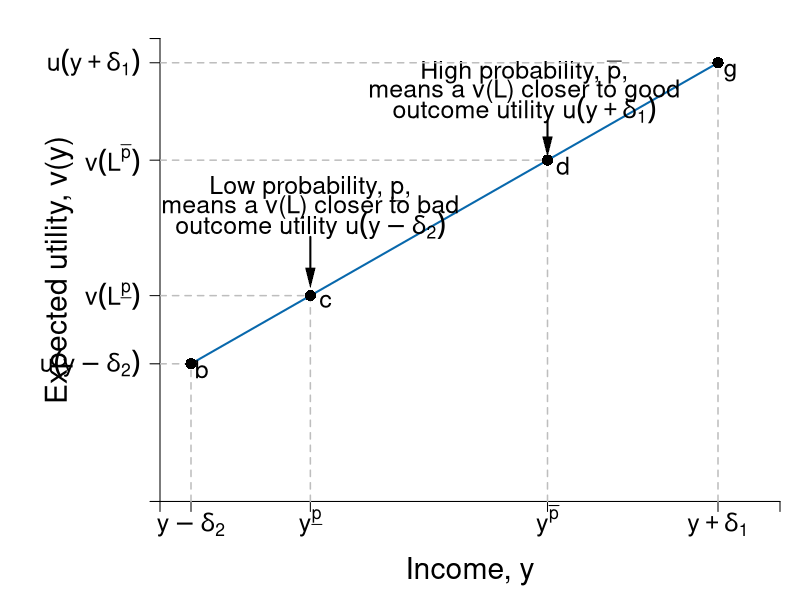

This chart was generated by the following R code:
#Graph Designer(s): Simon Halliday, Riley Boeth '17, Scott Cohn
#Authors: Bowles and Halliday
#Title: Coordination, Conflict and Competition: A Text in Microeconomics

library(shape)
pdf(file = "risk/risk_weighted_ave.pdf", width = 10, height = 8)

# Set parameters for graphics
axislabelsize <- 1.8
labelsize <- 1.5
namesize <- 1.8
annotatesize <- 1.5
graphlinewidth <- 2
segmentlinewidth <- 1.5

COL <- c("#7fc97f", "#beaed4", "#fdc086", "#ffff99", "#386cb0", "#f0027f", "#bf5b17", "#666666")
COLA <- c("#e0f3db", "#99d8c9","#66c2a4","#41ae76", "#238b45", "#005824")
COLB <- c("#c6dbef", "#4eb3d3", "#2b8cbe", "#0868ac","#084081")
COLC <- c("#fcfbfd", "#efedf5", "#dadaeb", "#bcbddc", "#9e9ac8", "#807dba", "#6a51a3", "#54278f", "#3f007d")
grays <- gray.colors(25, start = 1, end = 0)

#Edited the margins to cater for the larger LHS labels
par(mar =  c(4, 8, 1, 1))

#Concave utility of wealth function

ConcaveU <- function(x){
  (1600 - (x - 40)^2)^(1/2)
}

#Add limits on axes and levels of utility for each indifference curve
ylims <- c(0, 42)
xlims <- c(0, 40)

npts <- 501 
x <- seq(xlims[1], xlims[2], length.out = npts)
y <- seq(ylims[1], ylims[2], length.out = npts) 

plot(0, 0, xlim = xlims, ylim = ylims, type = "n",
     xlab = expression(paste("")),
     ylab = expression(paste("")), 
     xaxt = "n", 
     yaxt = "n", 
     cex.lab = axislabelsize, 
     bty = "n", 
     xaxs = "i" 
     #yaxs="i"
)

#x and y limits with plain axes without ticks/numbers to match previous graph

pointbx <- 9.7
pointcx <- 25

ticksy <- c(0, ConcaveU(2), ConcaveU(2) - (ConcaveU(36) - ConcaveU(2))/(36 - 2)*2 + pointbx*(ConcaveU(36) - ConcaveU(2))/(36 - 2), ConcaveU(2) - (ConcaveU(36) - ConcaveU(2))/(36 - 2)*2 + pointcx*(ConcaveU(36) - ConcaveU(2))/(36 - 2), ConcaveU(36), ylims[2])
ylabels <- c(NA, expression(paste(u(y - delta[2]))), expression(paste(v(L^underline(p)))), expression(paste(v(L^{bar(p)}))), expression(paste(u(y + delta[1]))), NA)
ticksx <- c(0, 2, pointbx, pointcx, 36, xlims[2])
xlabels <- c(NA, expression(paste(y - delta[2])), expression(paste(y^underline(p))), expression(paste(y^bar(p))), expression(paste(y + delta[1])), NA)

axis(1,at = ticksx,  pos = 0, labels = xlabels, cex.axis = labelsize)
axis(2,at = ticksy,  pos = 0, labels = ylabels, las = 1, cex.axis = labelsize)

npts <- 500 
xx1 <- seq(xlims[1], xlims[2], length.out = npts)
xx2 <- seq(0, xlims[2], length.out = npts)
xx3 <- seq(xlims[1], 0, length.out = npts)
xx4 <- seq(-11, 0, length.out = npts)

#Axis labels and draw linear utility function
mtext(expression(paste("Income, y")), side = 1, line = 2.5, cex = axislabelsize)
text(-6.5, 0.5*ylims[2], expression(paste("Expected utility, v(y)")), xpd = TRUE, cex = axislabelsize, srt = 90) 

#lines(xx1, ConcaveU(xx1, y), col = COLA[5], lwd = graphlinewidth)

#Add line from pt a to pt c

segments(2, ConcaveU(2), 36, ConcaveU(36), lty = 1, col = COLB[4] , lwd = graphlinewidth)

(ConcaveU(36) - ConcaveU(2))/(36 - 2)


#Label points on line

text(2.7, ConcaveU(2) - 0.5, expression(paste("b")), cex = labelsize)
segments(2, 0, 2, ConcaveU(2), lty = 2, col = "gray", lwd = segmentlinewidth)
segments(0, ConcaveU(2), 2, ConcaveU(2), lty = 2, col = "gray", lwd = segmentlinewidth)
points(2, ConcaveU(2), pch = 16, col = "black", cex = 1.5)



text(pointbx, 28.4 , expression(paste("Low probability, ", underline(p),",")), cex = labelsize)
text(pointbx, 26.7 , expression(paste("means a v(L) closer to bad")), cex = labelsize)
text(pointbx, 25 , expression(paste("outcome utility ", u(y - delta[2]))), cex = labelsize)
Arrows(pointbx, 24, pointbx, 20.3, col = "black", lty = 1, lwd = 2, code = 2, arr.type = "triangle", arr.lwd = 0.5)
text(pointbx + 1, ConcaveU(2) - (ConcaveU(36) - ConcaveU(2))/(36 - 2)*2 + pointbx*(ConcaveU(36) - ConcaveU(2))/(36 - 2) - 0.5, expression(paste("c")), cex = labelsize)
segments(0, ConcaveU(2) - (ConcaveU(36) - ConcaveU(2))/(36 - 2)*2 + pointbx*(ConcaveU(36) - ConcaveU(2))/(36 - 2), pointbx, ConcaveU(2) - (ConcaveU(36) - ConcaveU(2))/(36 - 2)*2 + pointbx*(ConcaveU(36) - ConcaveU(2))/(36 - 2), lty = 2, col = "gray", lwd = segmentlinewidth)
segments(pointbx, 0, pointbx, ConcaveU(2) - (ConcaveU(36) - ConcaveU(2))/(36 - 2)*2 + pointbx*(ConcaveU(36) - ConcaveU(2))/(36 - 2), lty = 2, col = "gray", lwd = segmentlinewidth)
points(pointbx, ConcaveU(2) - (ConcaveU(36) - ConcaveU(2))/(36 - 2)*2 + pointbx*(ConcaveU(36) - ConcaveU(2))/(36 - 2), pch = 16, col = "black", cex = 1.5)

text(pointcx - 1.5, 38.9 , expression(paste("High probability, ", bar(p), "," )), cex = labelsize)
text(pointcx - 1.5, 37.2 , expression(paste("means a v(L) closer to good")), cex = labelsize)
text(pointcx - 1.5, 35.5 , expression(paste("outcome utility ", u(y + delta[1]))), cex = labelsize)
Arrows(pointcx, 34.5, pointcx, 32.2, col = "black", lty = 1, lwd = 2, code = 2, arr.type = "triangle", arr.lwd = 0.5)

text(pointcx + 1, ConcaveU(2) - (ConcaveU(36) - ConcaveU(2))/(36 - 2)*2 + pointcx*(ConcaveU(36) - ConcaveU(2))/(36 - 2) - 0.5, expression(paste("d")), cex = labelsize)
segments(0, ConcaveU(2) - (ConcaveU(36) - ConcaveU(2))/(36 - 2)*2 + pointcx*(ConcaveU(36) - ConcaveU(2))/(36 - 2), pointcx, ConcaveU(2) - (ConcaveU(36) - ConcaveU(2))/(36 - 2)*2 + pointcx*(ConcaveU(36) - ConcaveU(2))/(36 - 2), lty = 2, col = "gray", lwd = segmentlinewidth)
segments(pointcx, 0, pointcx, ConcaveU(2) - (ConcaveU(36) - ConcaveU(2))/(36 - 2)*2 + pointcx*(ConcaveU(36) - ConcaveU(2))/(36 - 2), lty = 2, col = "gray", lwd = segmentlinewidth)
points(pointcx, ConcaveU(2) - (ConcaveU(36) - ConcaveU(2))/(36 - 2)*2 + pointcx*(ConcaveU(36) - ConcaveU(2))/(36 - 2), pch = 16, col = "black", cex = 1.5)


text(36.8, ConcaveU(36) - 0.9, expression(paste("g")), cex = labelsize)
segments(36, 0, 36, ConcaveU(36), lty = 2, col = "gray", lwd = segmentlinewidth)
segments(0, ConcaveU(36), 36, ConcaveU(36), lty = 2, col = "gray", lwd = segmentlinewidth)
points(36, ConcaveU(36), pch = 16, col = "black", cex = 1.5)


dev.off()
